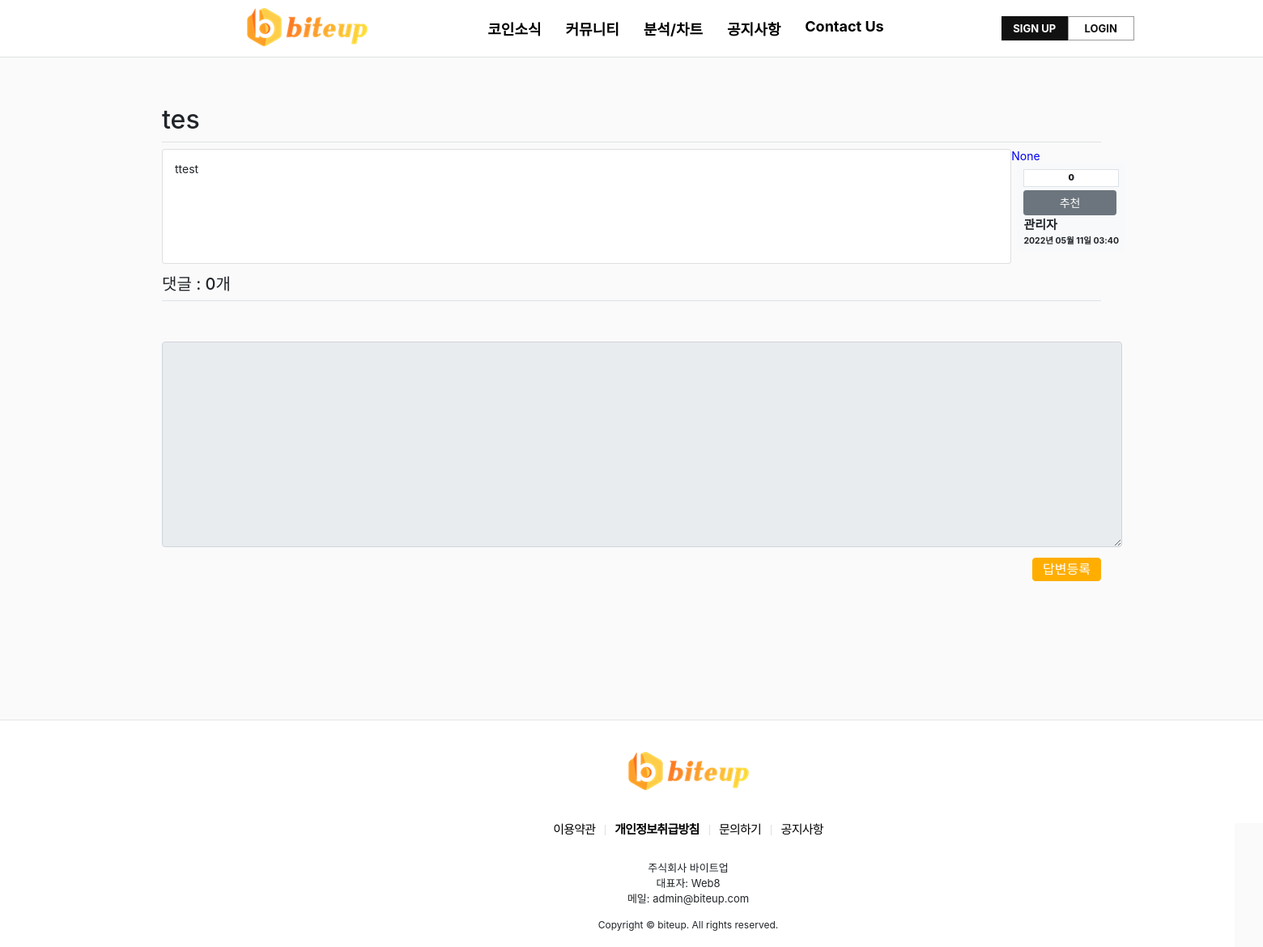
Page /community/detail/5/ on the earlier database version.
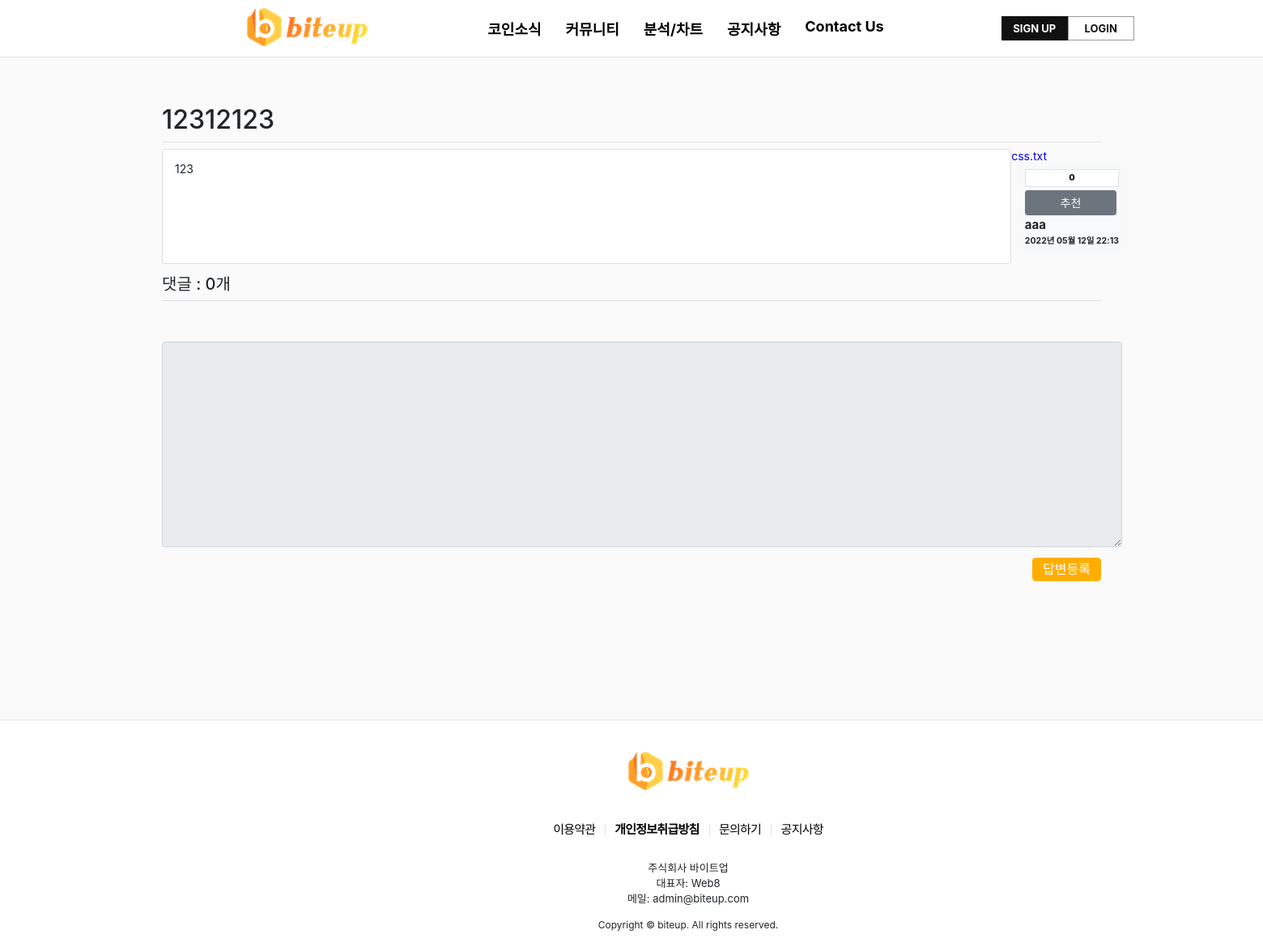
Same page on the later database version.
### pybo/models.py (models this page shows)
class Community(db.Model):
    id = db.Column(db.Integer, primary_key=True)
    subject = db.Column(db.String(200), nullable=False)
    content = db.Column(db.Text(), nullable=False)
    create_date = db.Column(db.DateTime(), nullable=False)
    user_id = db.Column(db.Integer, db.ForeignKey('user.id', ondelete='CASCADE'), nullable=False)
    user = db.relationship('User', backref=db.backref('community_set'))
    modify_date = db.Column(db.DateTime(), nullable=True)
    voter = db.relationship('User', secondary=community_voter, backref=db.backref('community_voter_set'))
    file = db.Column(db.String(50))

class User(db.Model):
    id = db.Column(db.Integer, primary_key=True)
    username = db.Column(db.String(150), unique=True, nullable=False)
    password = db.Column(db.String(200), nullable=False)
    email = db.Column(db.String(120), unique=True, nullable=False)
    passwd_answer = db.Column(db.String(200), unique=True, nullable=False)
    location = db.Column(db.String(64), nullable=False)
    about_me = db.Column(db.Text(), nullable=False)

### pybo/views/community_views.py (the view)
@bp.route('/detail/<int:community_id>/')
def detail(community_id):
    form = AnswerForm()
    community = Community.query.get_or_404(community_id)
    return render_template('community/community_detail.html', community=community, form=form)

### pybo/forms.py
class AnswerForm(FlaskForm):
    content = TextAreaField('내용', validators=[DataRequired('내용은 필수입력 항목입니다.')])

### pybo/filter.py (called while the page is built)
def format_datetime(value, fmt='%Y년 %m월 %d일 %H:%M'):
    return value.strftime(fmt)

### pybo/views/auth_views.py (called while the page is built)
@bp.before_app_request
def load_logged_in_user():
    user_id = session.get('user_id')
    if user_id is None:
        g.user = None
    else:
        g.user = User.query.get(user_id)

### pybo/templates/community/community_detail.html (shortened to what this page needs)
{% extends 'base.html' %}
{% block content %}
<div id="container my-3">
    <div id="contents" class="div-board">
        <div class="container-warp list">
            <h2 class="border-bottom py-2">{{ community.subject }}</h2>
            <div class="row my-3">
                <div class="col-11">
                    <div class="card">
                        <div class="card-body">
                            <div class="card-text" style="white-space: pre-line;">{{ community.content }}</div>
                        </div>
                        <div>
                            <a href="/community/file_download/{{ community.file }}">
                            <div>{{ community.file }}</div>
                        </a>
                        </div>
                    </div>
                    <div class="badge badge-light p-2 text-left">
                        <div class="bg-light text-center p-3 border font-weight-bolder mb-1">{{
                            community.voter|length }}
                        </div>
                        <a href="#" data-uri="{{ url_for('vote.community', community_id=community.id) }}"
                           class="recommend btn btn-sm btn-secondary btn-block my-1">추천</a>
                        <div class="mb-2">{{ community.user.username }}</div>
                        <div>{{ community.create_date|datetime }}</div>
                    </div>
                </div>
            </div>
        </div>
        <h5 class="border-bottom my-3 py-2">댓글 : {{ community.answer_set|length }}개</h5>
        <form action="{{ url_for('answer.create', community_id=community.id) }}" method="post" class="my-3">
            <div class="form-group">
            <textarea {% if not g.user %}disabled{% endif %}
                      name="content" id="content" class="form-control" rows="10"></textarea>
            </div>
            <input type="submit" value="답변등록" class="btn btn-primary">
        </form>
    </div>
</div>
{% endblock %}

### pybo/templates/base.html (shortened to what this page needs)
<!doctype html>
<html lang="ko">
<head>
    <link rel="stylesheet" href="{{ url_for('static', filename='bootstrap.min.css') }}">
    <link rel="stylesheet" href="{{ url_for('static', filename='style.css') }}">
</head>
<body style="overflow: visible;">
{% include "navbar.html" %}
{% block content %}
{% endblock %}
{% include "footer.html" %}
</body>
</html>

### pybo/templates/navbar.html (shortened to what this page needs)
<nav class="navbar navbar-expand-lg navbar-light bg-light border-bottom">
    <div class="collapse navbar-collapse flex-grow-0" id="navbarNav">
        <h1 id="logo">
        <a href="{{ url_for('main.index') }}">
        </a>
        </h1>
        <ul class="navbar-nav">
            <li class="nav-item ">
                <a class="nav-link" onclick="alert('현재 준비중입니다'); return false;" href="">
                    <span>코인소식</span>
                </a>
            </li>
            <li class="nav-item ">
                <a class="nav-link" href="{{ url_for('community._list') }}">
                    <span>커뮤니티</span>
                </a>
            </li>
            <li class="nav-item ">
                <a class="nav-link" href="{{ url_for('index.exchange') }}">
                    <span>분석/차트</span>
                </a>
            </li>
            <li class="nav-item ">
                <a class="nav-link" href="{{ url_for('notice._list') }}">
                    <span>공지사항</span>
                </a>
            </li>
            <li class="nav-item ">
                <a class="nav-link" href="{{ url_for('contact.qna') }}">
                    <span>Contact Us</span>
                </a>
            </li>
        </ul>
        <div class="member-desktop">
        {% if g.user %}
        <div class="navbar-out">
            <div class="nav-box ">
                <a class="nav-name" href="{{ url_for('profile.edit') }}">{{ g.user.username }}님 방가! </a>
            </div>
            <div class="nav-box ">
                <a class="nav-logout" href="{{ url_for('auth.logout') }}">LOGOUT</a>
            </div>
        </div>
        {% else %}
        <div class="navbar-lo">
            <div class="nav-box ">
                <a class="nav-re" href="{{ url_for('auth.agree_re') }}">SIGN UP</a>
            </div>
            <div class="nav-box ">
                <a class="nav-login" href="{{ url_for('auth.login') }}">LOGIN</a>
            </div>
        </div>
        {% endif %}
            </div>
    </div>
</nav>

### pybo/templates/footer.html (shortened to what this page needs)
<footer id="footer-wrap">
    <div id="footer" class="div-foot">
        <div class="l-logo">
            <h2>
            </h2>
        </div>
        <div class="l-info">
            <div class="l-link">
                <ul class="l-item">
                    <li class="item">
                        <a class="it" href="/paper/provision">이용약관</a>
                    </li>
                    <li class="item">
                        <a class="it" href="/paper/privacy">개인정보취급방침</a>
                    </li>
                    <li class="item">
                        <a class="it" href="{{ url_for('contact.qna') }}">문의하기</a>
                    </li>
                    <li class="item">
                        <a class="it" href="{{ url_for('notice._list') }}">공지사항</a>
                    </li>
                </ul>
                <ul class="l-txt">
                    <li>
                        <span>주식회사 바이트업</span>
                    </li>
                    <li>
                        <span>대표자: Web8</span>
                    </li>
                    <li>
                        <span>메일: admin@biteup.com</span>
                    </li>
                </ul>
            </div>
        </div>
        <div class="copyright">
            <span>Copyright © biteup. All rights reserved.</span>
        </div>
    </div>
</footer>

### pybo/static/style.css (style rules this page uses)
#logo { width: 158px;height: 68px;margin-top: 5px;left:45px;background: url('/static/logo.png') no-repeat left center; }
#logo a { display: block;height: 36px;background-size: 100% auto;margin-top:22px }
form { margin: 0 auto; }
a:link { text-decoration: none; }
.navbar-nav { padding: 0 130px; }
.navbar-light .navbar-nav .nav-link { padding-right:15px;padding-left:15px;font-weight:bold;font-size:18px;width:100%; }
.member-desktop { max-width: 250px;right: 70px;padding-right: 0;top: 20px; }
.nav-re { display: block;color: #fff;line-height: 29px;height: 28px;border: 1px solid #999;font-size: 13px;font-weight:700;min-width: 80px;text-transform: uppercase;text-align:center;border-color: #111;background: #111; }
.nav-login { display: block;color: #111;line-height: 29px;height: 28px;border: 1px solid #999;font-size: 13px;font-weight:700;min-width: 80px;text-transform: uppercase;text-align:center; }
.nav-box { float: left; }
.collapse.navbar-collapse.flex-grow-0 { height:70px; }
.navbar.border-bottom, .tradingview-widget-container.float { min-width:1700px; }
.btn-primary,.page-item.active .page-link { background-color:#ffae00;border-color:#ffae00; }
.btn-primary { position:relative;float:right;line-height:15px; }
.col-11 { flex: 0 0 100%;max-width: 100%; }
.form-group .form-control { margin-top:50px; }
.row.my-3 { margin-bottom:5px }
.btn-block { width:82% }
.p-3 { padding:.3rem!important; }
.card-body { padding:0px;width: 88%;float: left;min-height: 140px; }
.card-text { float:left;padding:15px 15px; }
.badge-light.p-2.text-left { float:right; }
.badge-light.p-2.text-left .mb-2 { font-size:15px; }
.div-board { width:100%;margin: 0 auto 0 auto;box-sizing: border-box;padding: 50px 20px 200px 20px;position: relative;text-align: left;max-width: 1200px; }
.l-logo { width: 207px;position: relative;text-align: center;margin: 0 auto; }
.l-logo h2 { background: url('/static/logo.png') no-repeat center;height: 85px; }
.l-info { text-align: center; }
.l-info li { list-style: none; }
.l-item .item { display: inline-block;font-size: 15px;letter-spacing: -0.75px;line-height: 43px; }
.l-item .it { color: #000; }
.l-item .item:before { content: "";display: inline-block;margin: 0 8px -2px;width: 1px;height: 13px;background: #e0e0e0; }
.l-item .item:first-child:before { display: none; }
.l-item .item:nth-child(2) { font-weight:bold; }
.l-txt li { float: center;font-size: 13px; }
#footer-wrap { display: block;position: relative;background-color:white;border-top: 1px solid #e6e6e6;min-width:1700px;max-width:none; }
#footer { padding:20px 10px;position: relative; }
.div-foot { position: relative;text-align: left;margin: 0 auto 0 auto;max-width: 1060px;box-sizing: border-box;padding: 0 20px; }
.copyright { text-align:center; font-size:12px }

Differences in the rows shown:
no longer on this page (row edited): User: user.username "관리자"
changed Community: subject "tes" → "12312123"; content "ttest" → "123"; file "None" → "css.txt"; create_date "2022년 05월 11일 03:40" → "2022년 05월 12일 22:13"
added User: user.username "aaa"
